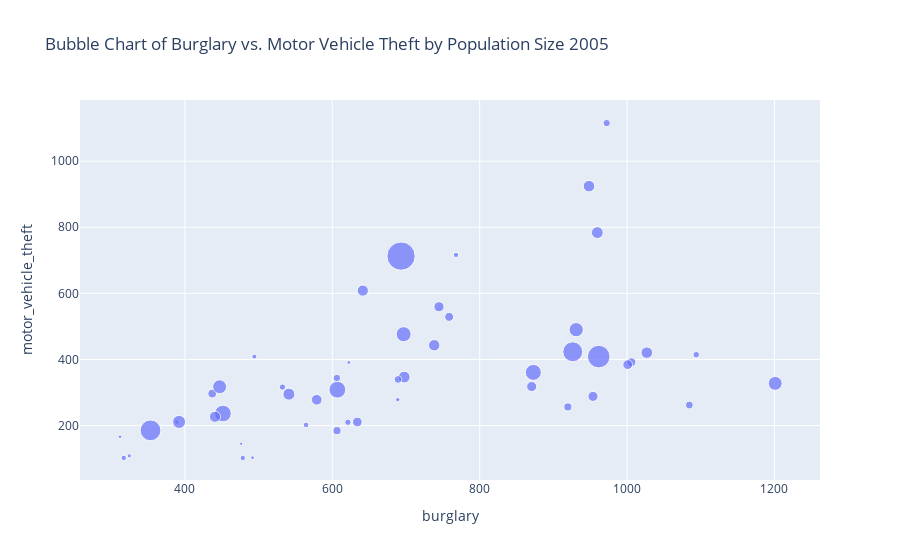

This figure's notebook cell:
### Code cell
import plotly.express as px
# Bubble Chart

# plt.scatter(crime_rates_df['burglary'],crime_rates_df['motor_vehicle_theft'], s=crime_rates_df['population']/100000, color='orange')
# plt.title('Bubble Chart of Burglary vs. Motor Vehicle Theft by Population Size 2005')
# plt.xlabel('Burglary')
# plt.ylabel('Motor Vehicle Theft')
# # plt.savefig('bubble.png')
# plt.show()
crime_rates_states_only_df = crime_rates_df[1:][crime_rates_df['state']!='District of Columbia']

fig = px.scatter(crime_rates_states_only_df, x='burglary', y='motor_vehicle_theft', size=crime_rates_states_only_df['population'],
                 title='Bubble Chart of Burglary vs. Motor Vehicle Theft by Population Size 2005')
fig.write_image('bubbleplotly.png')

# plt.savefig('bubble.png')
fig.show()

### Figure 1 — Plotly figure (JSON) as saved in the notebook; plotly's stock layout.template omitted (floating-point values rounded to 4 significant figures)
{"data": [{"hovertemplate": "burglary=%{x}<br>motor_vehicle_theft=%{y}<br>population=%{marker.size}<extra></extra>", "legendgroup": "", "marker": {"color": "#636efa", "size": [4545049, 669488, 5974834, 2776221, 35795255, 4660780, 3477416, 839906, 17783868, 9097428, 1266117, 1425862, 12674452, 6253120, 2949450, 2741771, 4182293, 4497691, 1311631, 5582520, 6453031, 10090554, 5106560, 2900116, 5806639, 934801, 1751721, 2408804, 1301415, 8621837, 1916538, 19330891, 8669452, 635365, 11475262, 3532769, 3617869, 12418161, 1064989, 4256199, 780084, 5995748, 22801920, 2499637, 618814, 7563887, 6261282, 1803920, 5541443, 506242], "sizemode": "area", "sizeref": 89490.0, "symbol": "circle"}, "mode": "markers", "name": "", "orientation": "v", "showlegend": false, "x": [953.8, 622.5, 948.4, 1085.0, 693.3, 744.8, 437.1, 688.9, 926.3, 931.0, 767.9, 564.4, 606.9, 697.6, 606.4, 689.2, 634.0, 870.6, 478.5, 641.4, 541.1, 696.8, 578.9, 919.7, 738.3, 389.2, 532.4, 972.4, 317.0, 447.1, 1094.0, 353.3, 1201.0, 311.9, 872.8, 1006.0, 758.6, 451.6, 494.2, 1001.0, 324.4, 1027.0, 961.6, 606.2, 491.8, 392.1, 959.7, 621.2, 440.8, 476.3], "xaxis": "x", "y": [288.3, 391.0, 924.4, 262.1, 712.8, 559.5, 296.8, 278.5, 423.3, 490.2, 716.4, 201.8, 308.6, 346.7, 184.6, 339.6, 210.8, 318.1, 102.0, 608.4, 295.1, 476.5, 278.2, 256.5, 443.1, 210.7, 316.5, 1115.0, 102.1, 317.5, 414.5, 185.6, 327.8, 166.0, 360.9, 391.8, 529.0, 236.5, 408.7, 384.4, 108.4, 420.6, 408.7, 343.9, 102.9, 211.1, 783.9, 210.0, 226.6, 145.1], "yaxis": "y", "type": "scatter"}], "layout": {"xaxis": {"anchor": "y", "domain": [0.0, 1.0], "title": {"text": "burglary"}}, "yaxis": {"anchor": "x", "domain": [0.0, 1.0], "title": {"text": "motor_vehicle_theft"}}, "legend": {"tracegroupgap": 0, "itemsizing": "constant"}, "title": {"text": "Bubble Chart of Burglary vs. Motor Vehicle Theft by Population Size 2005"}}}
